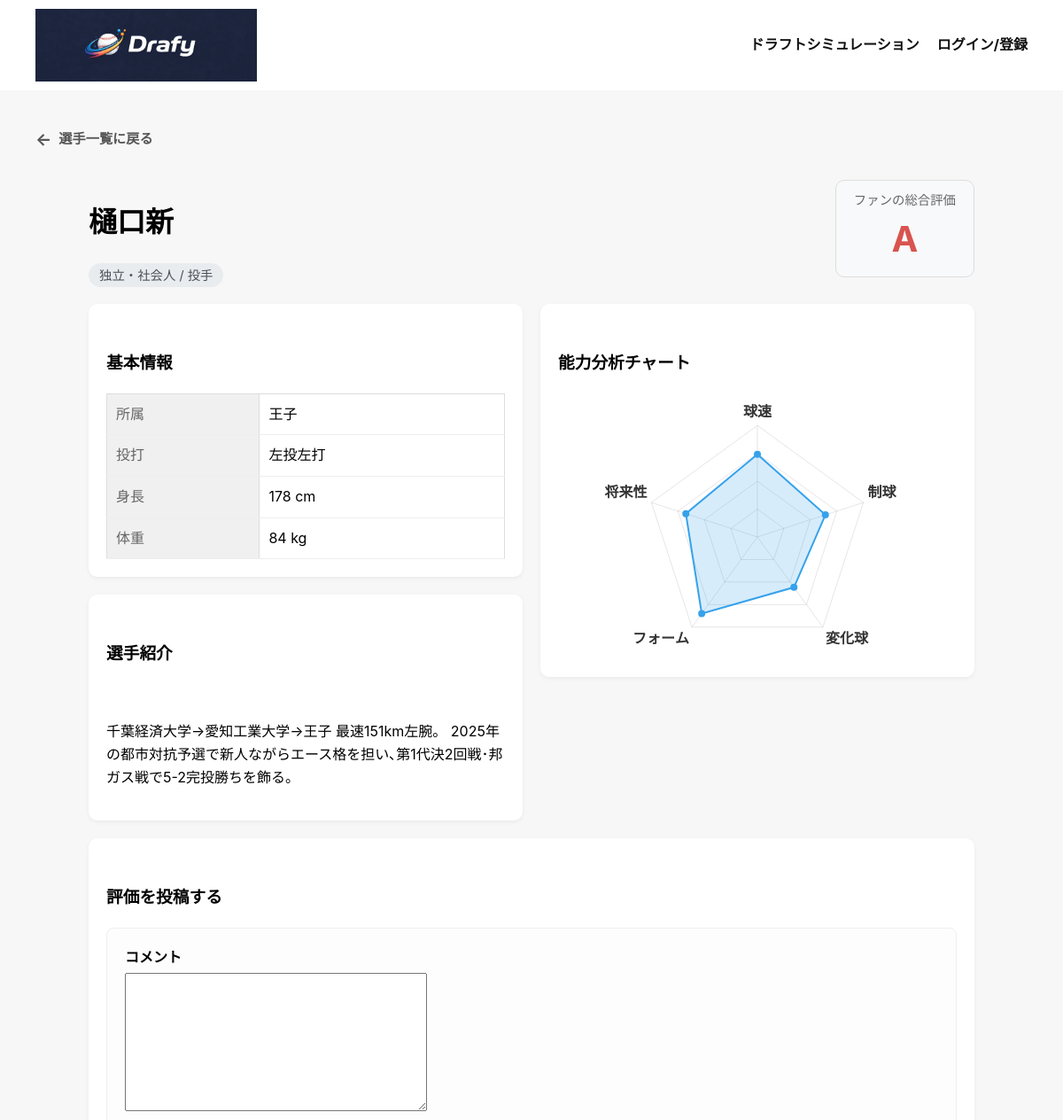
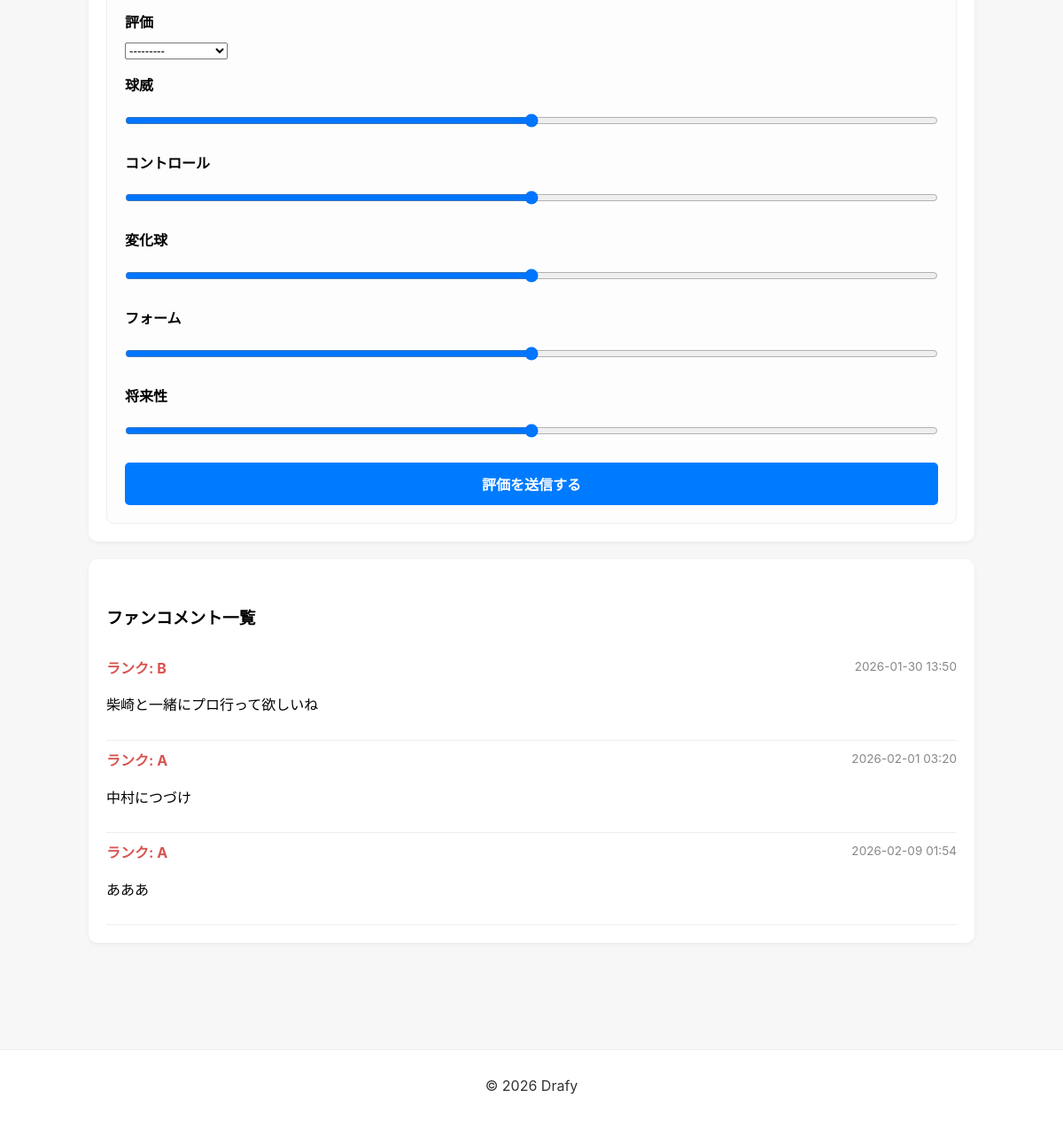
Page /109/ on the committed database (2 pictures, top to bottom).
### draft/models.py (models this page shows, shortened)
class Player(models.Model):
    CATEGORY_CHOICES = [
        ('HS', '高校生'),
        ('UNIV', '大学生'),
        ('IND', '独立・社会人'),
    ]
    POSITION_CHOICES =[
        ('P','投手'),
        ('C','捕手'),
        ('IF','内野手'),
        ('OF','外野手'),
    ]
    BATS_CHOICES =[
        ('R/R','右投右打'),
        ('R/L','右投左打'),
        ('R/B','右投両打'),
        ('L/R','左投右打'),
        ('L/L','左投左打'),
        ('L/B','左投両打'),
    ]
    name = models.CharField(max_length=100)
    category = models.CharField(max_length=10, choices=CATEGORY_CHOICES)
    position = models.CharField(max_length=5, choices=POSITION_CHOICES)
    team = models.CharField(max_length=100)
    bats_throws = models.CharField(max_length=10, choices=BATS_CHOICES)
    height = models.IntegerField()  # cm
    weight = models.IntegerField()  # kg
    introduction = models.TextField(blank=True, verbose_name='選手紹介')
    scout_comment = models.TextField(blank=True)
    drafted_team = models.ForeignKey(
        Team,
        null=True,
        blank=True,
        on_delete=models.SET_NULL
    )

class Comment(models.Model):
    RANK_CHOICES =[
        ('S','S:1位指名候補'),
        ('A','A:上位指名候補'),
        ('B','B:中位指名候補'),
        ('C','C:下位指名候補'),
        ('D','D:育成指名候補'),
    ]
    player = models.ForeignKey(
        Player,
        on_delete=models.CASCADE,
        related_name='comments'
    )
    text = models.TextField('コメント')
    rank = models.CharField('評価', max_length=1, choices=RANK_CHOICES)
    velocity = rating_field('球威')
    command = rating_field('コントロール')
    breakingball = rating_field('変化球')
    mechanics = rating_field('フォーム')
    batcontroll = rating_field('ミート')
    power = rating_field('パワー')
    speed = rating_field('走塁')
    defense = rating_field('守備')
    potential = rating_field('将来性')
    created_at = models.DateTimeField(auto_now_add=True)

### draft/views.py (the view)
# urls.py: path('<int:pk>/', views.detail, name='detail'),
def detail(request, pk):
    player = get_object_or_404(Player, pk=pk)
    all_comments = player.comments.all()
    averages = all_comments.aggregate(
        avg_velocity=Avg('velocity'),
        avg_command=Avg('command'),
        avg_breakingball=Avg('breakingball'),
        avg_mechanics=Avg('mechanics'),
        avg_batcontroll=Avg('batcontroll'),
        avg_power=Avg('power'),
        avg_speed=Avg('speed'),
        avg_defense=Avg('defense'),
        avg_potential=Avg('potential'),
    )
    rank_map = {'S': 5, 'A': 4, 'B': 3, 'C': 2, 'D': 1}
    inv_rank_map = {v: k for k, v in rank_map.items()} # {5: 'S', 4: 'A', ...}
    avg_rank_display = "-" # コメントがない場合の初期値
    if all_comments.exists():
        rank_values = [rank_map.get(c.rank, 0) for c in all_comments if c.rank in rank_map]
        if rank_values:
            avg_rank_num = sum(rank_values) / len(rank_values)
            avg_rank_display = inv_rank_map.get(round(avg_rank_num), "-")
    if request.method == 'POST':
        form = CommentForm(request.POST, player=player)
        if form.is_valid():
            comment = form.save(commit=False) # まだ保存しない
            comment.player = player           # どの選手へのコメントか紐付け
            comment.save()                    # ここで保存
            return redirect('draft:detail', pk=pk)
    else:
        form = CommentForm(player=player)
    return render(request, 'draft/detail.html', {
        'player': player,
        'form': form, # テンプレートにフォームを渡す
        'averages':averages, #平均データをテンプレートへ
        'avg_rank': avg_rank_display, # 平均ランクを渡す
    })

### draft/forms.py (called while the page is built)
    def remove_fields(self, field_list):
        for field_name in field_list:
            if field_name in self.fields:
                del self.fields[field_name]

### draft/templates/draft/detail.html (shortened to what this page needs)
{% extends 'draft/base.html' %}
{% load static %}
{% block extra_css %}
<link rel="stylesheet" href="{% static 'css/detail.css' %}">
{% endblock %}
{% block content %}
<div class="back-nav">
  <a href="{% url 'draft:index' %}" class="back-link">
    <span class="arrow">←</span> 選手一覧に戻る
  </a>
</div>
<div class="player-detail">
    <div class="player-header">
      <div>
        <h1>{{ player.name }}</h1>
        <span class="badge">
          {{ player.get_category_display }} / {{ player.get_position_display }}
        </span>
      </div>
      <div class="scout-avg-box">
        <div class="avg-label">ファンの総合評価</div>
        <div class="avg-value">{{ avg_rank }}</div>
      </div>
    </div>
    <div class="player-main">
      <div class="left-column">
        <div class="player-card">
          <h3>基本情報</h3>
          <table class="info-table">
            <tr><th>所属</th><td>{{ player.team }}</td></tr>
            <tr><th>投打</th><td>{{ player.get_bats_throws_display }}</td></tr>
            <tr><th>身長</th><td>{{ player.height }} cm</td></tr>
            <tr><th>体重</th><td>{{ player.weight }} kg</td></tr>
          </table>
        </div>
        <div class="player-card intro-card">
          <h3>選手紹介</h3><br>
          {% if player.introduction %}
            <p>{{ player.introduction }}</p>
          {% endif %}
        </div>
      </div>
      <div class="right-column">
        <div class="player-card" style="height: 100%; display: flex; flex-direction: column;">
          <h3>能力分析チャート</h3>
          <div class="chart-wrapper">
            <canvas id="radarChart"></canvas>
          </div>
        </div>
      </div>
    </div>
    <div class="player-card" style="margin-top: 20px;">
      <h3>評価を投稿する</h3>
      <form method="post" class="evaluation-form">
        {% for field in form %}
          <div class="form-group">
            <label class="form-label">{{ field.label }}</label>
            <div class="range-container">
              <div class="range-input">{{ field }}</div>
            </div>
          </div>
        {% endfor %}
        <button type="submit" class="submit-btn">評価を送信する</button>
      </form>
    </div>
    <div class="player-card" style="margin-top:20px;">
      <h3>ファンコメント一覧</h3>
      {% for c in player.comments.all %}
        <div class="comment-item">
          <div class="comment-header">
            <span class="comment-rank">ランク: {{ c.rank }}</span>
            <small class="muted">{{ c.created_at|date:"Y-m-d H:i" }}</small>
          </div>
          <p>{{ c.text }}</p>
        </div>
      {% empty %}
        <p class="muted">まだコメントはありません</p>
      {% endfor %}
    </div>
</div>
<script>
const ctx = document.getElementById('radarChart');
{% if player.position == 'P' %}
    const labels = ['球速', '制球', '変化球', 'フォーム', '将来性'];
    const dataValues = [{{ averages.avg_velocity|default:0 }}, {{ averages.avg_command|default:0 }}, {{ averages.avg_breakingball|default:0 }}, {{ averages.avg_mechanics|default:0 }}, {{ averages.avg_potential|default:0 }}];
{% else %}
    const labels = ['ミート', 'パワー', '走力', '守備', '将来性'];
    const dataValues = [{{ averages.avg_batcontroll|default:0 }}, {{ averages.avg_power|default:0 }}, {{ averages.avg_speed|default:0 }}, {{ averages.avg_defense|default:0 }}, {{ averages.avg_potential|default:0 }}];
{% endif %}
new Chart(ctx, {
    type: 'radar',
    data: {
        labels: labels,
        datasets: [{
            label: 'スカウト平均値',
            data: dataValues,
            backgroundColor: 'rgba(54, 162, 235, 0.2)',
            borderColor: 'rgb(54, 162, 235)',
            borderWidth: 2,
            pointBackgroundColor: 'rgb(54, 162, 235)',
        }]
    },
    options: {
        responsive: true,
        maintainAspectRatio: false,
        scales: {
        r: {
            min: 1,
            max: 5,
            ticks: {
                stepSize: 1,
                display: false },
            // ↓ ここを追加：項目名（ラベル）のスタイル設定
            pointLabels: {
                font: {
                    size: 16,        // 文字サイズを大きく（デフォルトは12くらい）
                    weight: 'bold'   // 太字にするとさらに見やすい
                       },
                color: '#333'        // 文字色をハッキリさせる
                          }
        }
    },
        plugins: {
            legend: { display: false }
        }
    }
});
</script>
{% endblock %}

### draft/static/css/style.css (style rules this page uses)
body { font-family: -apple-system, BlinkMacSystemFont, "Segoe UI", "Hiragino Kaku Gothic ProN", Meiryo, sans-serif; margin: 0; background: #f7f7f7; line-height: 1.6; }
h1, h2, h3 { margin-top: 32px; }
table { width: 100%; border-collapse: collapse; margin-top: 10px; }
th, td { border: 1px solid #ddd; padding: 8px; }
th { background: #f0f0f0; }
a { color: #0a58ca; text-decoration: none; }

### draft/static/css/detail.css (style rules this page uses)
.player-detail { max-width: 1000px; margin: 0 auto; }
.back-nav { margin-bottom: 20px; }
.back-link { display: inline-flex; align-items: center; text-decoration: none; color: #555; font-weight: bold; font-size: 0.95rem; transition: color 0.2s, transform 0.2s; }
.back-link .arrow { margin-right: 8px; font-size: 1.2rem; transition: transform 0.2s; }
.player-header { display: flex; justify-content: space-between; align-items: center; margin-bottom: 20px; }
.badge { background: #e9ecef; padding: 5px 12px; border-radius: 20px; font-size: 0.9em; color: #495057; }
.scout-avg-box { text-align: center; background: #f8f9fa; padding: 10px 20px; border-radius: 10px; border: 1px solid #ddd; }
.avg-label { font-size: 0.9em; color: #666; }
.avg-value { font-size: 2.5em; font-weight: bold; color: #d9534f; }
.player-main { display: grid; grid-template-columns: 1fr 1fr; gap: 20px; align-items: start; }
.left-column { display: flex; flex-direction: column; gap: 20px; }
.player-card { background: white; padding: 20px; border-radius: 10px; box-shadow: 0 2px 5px rgba(0,0,0,0.05); }
.intro-card { flex-grow: 0; min-height: 150px; }
.info-table { width: 100%; border-collapse: collapse; }
.info-table th { padding: 10px; text-align: left; color: #666; font-weight: normal; border-bottom: 1px solid #eee; }
.info-table td { padding: 10px; border-bottom: 1px solid #eee; }
.chart-wrapper { display: flex; align-items: center; justify-content: center; min-height: 300px; }
canvas { max-height: 100%; max-width: 100%; }
.evaluation-form { background: #fdfdfd; padding: 20px; border-radius: 8px; border: 1px solid #eee; margin-top: 10px; }
.form-group { margin-bottom: 15px; }
.form-label { display: block; font-weight: bold; margin-bottom: 5px; }
.range-container { display: flex; align-items: center; gap: 15px; }
.range-input { flex-grow: 1; }
.submit-btn { background: #007bff; color: white; padding: 12px 20px; border: none; border-radius: 5px; cursor: pointer; width: 100%; font-size: 1em; font-weight: bold; transition: background 0.2s; }
.comment-item { border-bottom: 1px solid #eee; padding: 10px 0; }
.comment-header { display: flex; justify-content: space-between; }
.comment-rank { color: #d9534f; font-weight: bold; }
.muted { color: #888; font-size: 0.85em; }
.range-input input[type="range"], .player-detail input[type="range"] { display: block !important; width: 100% !important; height: 12px !important; margin: 15px 0 !important; cursor: pointer !important; -webkit-appearance: auto !important; appearance: auto !important; }
.range-input { width: 100% !important; flex: 1 !important; }

### rows in the picture
Player: name "樋口新", category "独立・社会人", position "投手", team "王子", bats_throws "左投左打", height "178", weight "84", introduction "千葉経済大学→愛知工業大学→王子 最速151km左腕。 2025年の都市対抗予選で新人ながらエース格を担い､第1代決2回戦･邦ガス戦で5-2完投勝ちを飾る。"
Comment: rank "B", created_at "2026-01-30 13:50", text "柴崎と一緒にプロ行って欲しいね"
Comment: rank "A", created_at "2026-02-01 03:20", text "中村につづけ"
Comment: rank "A", created_at "2026-02-09 01:54", text "あああ"

### other values in the picture
{{ avg_rank }} "A"
{{ field.label }} "コメント" "評価" "球威" "コントロール" "変化球" "フォーム" "将来性"
chart data {{ averages.avg_velocity|default:0 }} 3.96666666666667
chart data {{ averages.avg_command|default:0 }} 3.56666666666667
chart data {{ averages.avg_breakingball|default:0 }} 3.23333333333333
chart data {{ averages.avg_mechanics|default:0 }} 4.40000000000000
